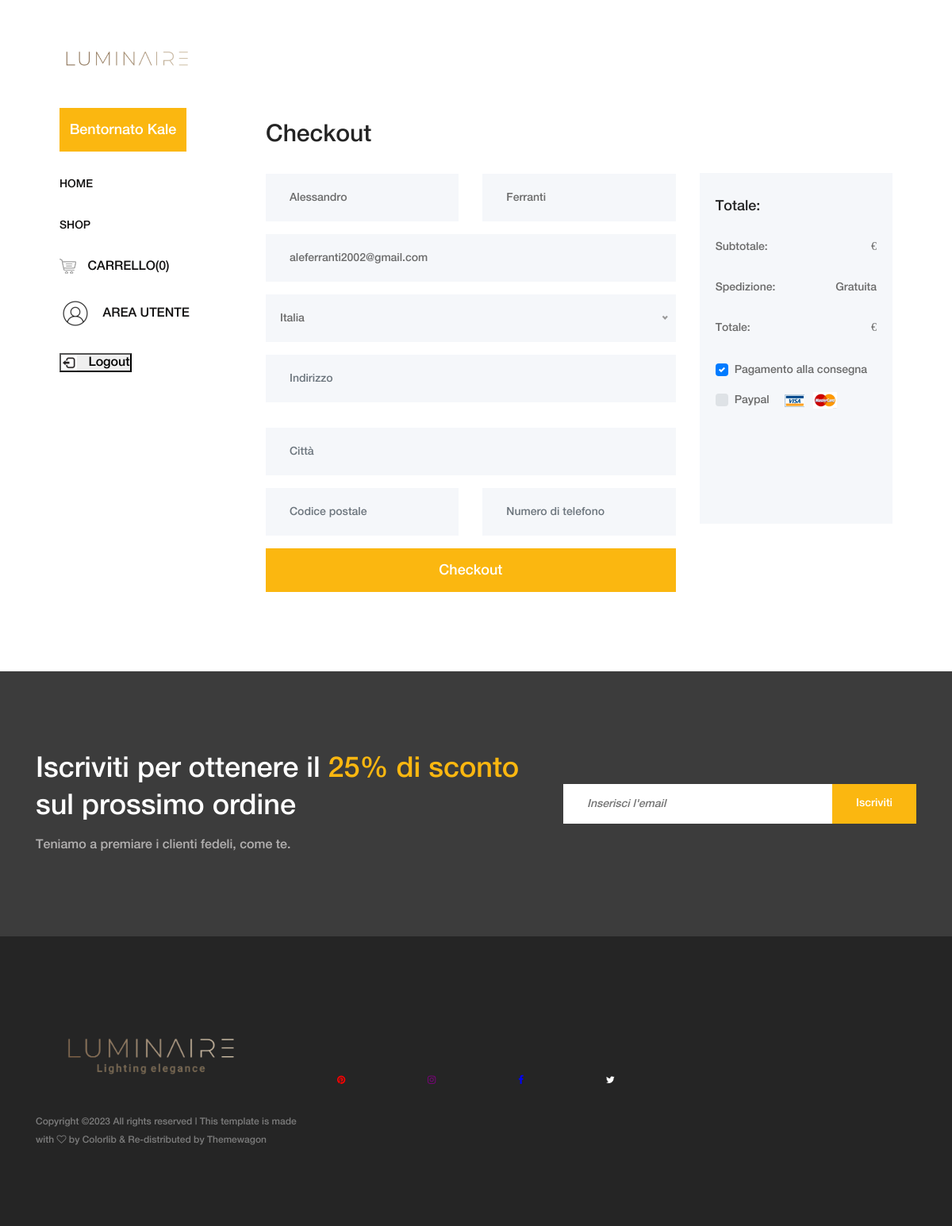
The app's page /Progetto-mokup/amado-master/checkout.php (signed in) with its own data.
### tables this page shows
CREATE TABLE IF NOT EXISTS `Utenti` (
  `idUtenti` INT NOT NULL AUTO_INCREMENT,
  `Nome` VARCHAR(45) NULL,
  `Cognome` VARCHAR(45) NULL,
  `Username` VARCHAR(45) NULL,
  `Email` VARCHAR(45) NULL,
  `DataDiNascita` DATE NULL,
  `Password` VARCHAR(45) NULL,
  PRIMARY KEY (`idUtenti`));

### Progetto-mokup/amado-master/checkout.php (the view, shortened to what this page needs)
<?php
if (check_login()==TRUE)
{
  $conn = openconnection();
  $sql = "SELECT * FROM Utenti u WHERE u.Username='".$_SESSION['Username_utente']."'";
  $result = $conn->query($sql);
  $row = $result->fetch_assoc();
  $nome = $row['Nome'];
  $cognome = $row['Cognome'];
  $email = $row['Email'];
}
 ?>
<!DOCTYPE html>
<html lang="en">
<head>
    <link rel="stylesheet" href="css/core-style.css">
    <link rel="stylesheet" href="style.css">
</head>
<body>
    <div class="main-content-wrapper d-flex clearfix">
        <?php
        include 'header.php'; ?>
        <div class="cart-table-area section-padding-100">
            <div class="container-fluid">
                <div class="row">
                    <div class="col-12 col-lg-8">
                        <div class="checkout_details_area mt-50 clearfix">
                            <div class="cart-title">
                                <h2>Checkout</h2>
                            </div>
                            <form action="indexpaginaprotetta.php" method="post">
                                <div class="row">
                                    <div class="col-md-6 mb-3">
                                        <input type="text" class="form-control" id="first_name" value="<?php echo $nome; ?>" required>
                                    </div>
                                    <div class="col-md-6 mb-3">
                                        <input type="text" class="form-control" id="last_name" value="<?php echo $cognome; ?>" required>
                                    </div>
                                    <div class="col-12 mb-3">
                                        <input type="email" class="form-control" id="email"  value="<?php echo $email; ?>"required>
                                    </div>
                                    <div class="col-12 mb-3">
                                    </div>
                                    <div class="col-12 mb-3">
                                        <input type="text" class="form-control mb-3" id="street_address" placeholder="Indirizzo" value="" required>
                                    </div>
                                    <div class="col-12 mb-3">
                                        <input type="text" class="form-control" id="city" placeholder="Città" value="" required>
                                    </div>
                                    <div class="col-md-6 mb-3">
                                        <input type="text" class="form-control" id="zipCode" placeholder="Codice postale" value="" required>
                                    </div>
                                    <div class="col-md-6 mb-3">
                                        <input type="text" class="form-control" id="phone_number" min="0" placeholder="Numero di telefono" value="" required>
                                    </div>
                                </div>
                                <button type="submit" id="checkout" value="5" class="btn amado-btn w-100" name="compete_checkout">Checkout</button>
                            </form>
                        </div>
                    </div>
                    <div class="col-12 col-lg-4">
                        <div class="cart-summary">
                            <h5>Totale:</h5>
                            <ul class="summary-table">
                              <li><span>Subtotale:</span>
                                <?php echo "<span>".$_SESSION["prezzo_carrello"]."€</span>"; ?></li>
                              <li><span>Spedizione:</span> <span>Gratuita</span></li>
                              <li><span>Totale:</span>
                                <?php echo "<span>".$_SESSION["prezzo_carrello"]."€</span>"; ?></li>
                            </ul>
                            <div class="payment-method">
                                <div class="custom-control custom-checkbox mr-sm-2">
                                    <label class="custom-control-label" for="cod">Pagamento alla consegna</label>
                                </div>
                                <div class="custom-control custom-checkbox mr-sm-2">
                                    <label class="custom-control-label" for="paypal">Paypal <img class="ml-15" src="img/core-img/paypal.png" alt=""></label>
                                </div>
                            </div>
                        </div>
                    </div>
                </div>
            </div>
        </div>
    </div>
        <?php include 'newsletter.php'; ?>
        <?php include 'footer.php'; ?>
</body>
</html>

### Progetto-mokup/amado-master/css/core-style.css (style rules this page uses)
* { margin: 0; padding: 0; }
body { font-family: "helveticaneuemedium"; font-size: 16px; }
h1, h2, h3, h4, h5, h6 { color: #242424; line-height: 1.3; font-weight: 400; }
ul, ol { margin: 0; }
ul li, ol li { list-style: none; }
img { height: auto; max-width: 100%; }
.mt-50 { margin-top: 50px !important; }
.ml-15 { margin-left: 15px !important; }
.section-padding-100 { padding-top: 100px; padding-bottom: 100px; }
.amado-btn { display: inline-block; min-width: 160px; height: 55px; color: #ffffff; border: none; border-radius: 0; padding: 0 7px; font-size: 18px; line-height: 56px; background-color: #fbb710; font-weight: 400; }
.main-content-wrapper { position: relative; z-index: 1; -webkit-transition-duration: 500ms; transition-duration: 500ms; -ms-flex-wrap: wrap; flex-wrap: wrap; }
.main-content-wrapper .cart-table-area { position: relative; z-index: 1; -webkit-box-flex: 0; -ms-flex: 0 0 calc(95% - 320px); flex: 0 0 calc(95% - 320px); width: calc(95% - 320px); max-width: calc(95% - 320px); }
.main-content-wrapper .cart-table-area .cart-title h2 { font-size: 30px; margin-bottom: 30px; color: #242424; }
.main-content-wrapper .cart-table-area .cart-summary { background-color: #f5f7fa; margin-top: 118px; position: relative; z-index: 1; padding: 30px 20px; }
.main-content-wrapper .cart-table-area .cart-summary h5 { font-size: 18px; margin-bottom: 0; }
.main-content-wrapper .cart-table-area .cart-summary .summary-table { margin-top: 30px; }
.main-content-wrapper .cart-table-area .cart-summary .summary-table li { display: -webkit-box; display: -ms-flexbox; display: flex; -webkit-box-pack: justify; -ms-flex-pack: justify; justify-content: space-between; margin-bottom: 30px; text-transform: capitalize; }
.main-content-wrapper .cart-table-area .cart-summary .summary-table li span { color: #6b6b6b; font-size: 14px; }
.main-content-wrapper .cart-table-area .cart-summary .payment-method label { font-size: 14px; color: #6b6b6b; font-weight: 400; margin-bottom: 15px; }
.checkout_details_area form .form-control { height: 60px; border: none; border-radius: 0; background-color: #f5f7fa; padding: 30px; color: #6b6b6b; font-size: 14px; }

### records on screen
utenti: Nome "Alessandro", Cognome "Ferranti", Email "aleferranti2002@gmail.com"

### other values on screen
$_SESSION['Username_utente'] "Kale"
